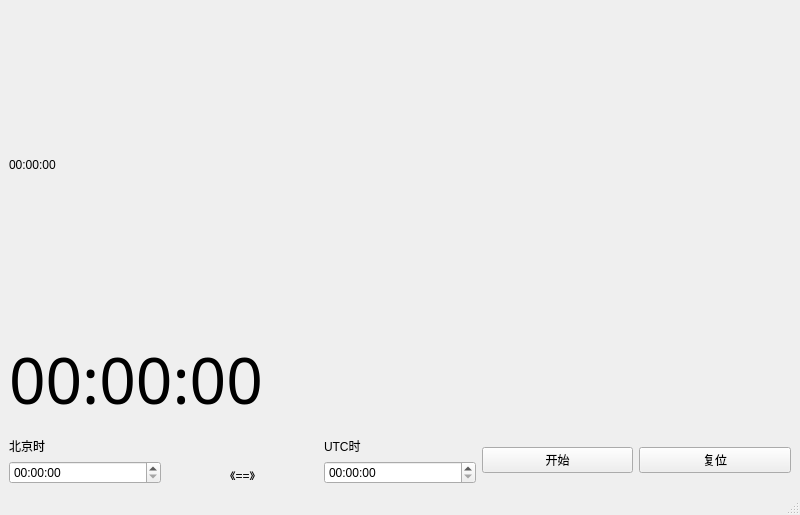
<?xml version="1.0" encoding="UTF-8"?>
<ui version="4.0">
 <class>MainWindow</class>
 <widget class="QMainWindow" name="MainWindow">
  <property name="windowModality">
   <enum>Qt::NonModal</enum>
  </property>
  <property name="geometry">
   <rect>
    <x>0</x>
    <y>0</y>
    <width>800</width>
    <height>515</height>
   </rect>
  </property>
  <property name="windowTitle">
   <string>10分钟计时器</string>
  </property>
  <property name="windowIcon">
   <iconset resource="CountDown.qrc">
    <normaloff>:/icon/resource/Timer.png</normaloff>:/icon/resource/Timer.png</iconset>
  </property>
  <widget class="QWidget" name="centralwidget">
   <layout class="QVBoxLayout" name="verticalLayout_4">
    <item>
     <layout class="QVBoxLayout" name="verticalLayout_3" stretch="3,1,1">
      <item>
       <widget class="QLabel" name="CountDown_label">
        <property name="text">
         <string>00:00:00</string>
        </property>
       </widget>
      </item>
      <item>
       <widget class="QLabel" name="systemTime_label">
        <property name="font">
         <font>
          <family>仿宋</family>
          <pointsize>48</pointsize>
          <weight>50</weight>
          <bold>false</bold>
         </font>
        </property>
        <property name="text">
         <string>00:00:00</string>
        </property>
       </widget>
      </item>
      <item>
       <layout class="QHBoxLayout" name="horizontalLayout">
        <item>
         <layout class="QVBoxLayout" name="verticalLayout">
          <item>
           <widget class="QLabel" name="label_2">
            <property name="text">
             <string>北京时</string>
            </property>
           </widget>
          </item>
          <item>
           <widget class="QTimeEdit" name="BeiJing_timeEdit">
            <property name="currentSection">
             <enum>QDateTimeEdit::HourSection</enum>
            </property>
            <property name="displayFormat">
             <string>HH:mm:ss</string>
            </property>
           </widget>
          </item>
         </layout>
        </item>
        <item>
         <widget class="QLabel" name="label_4">
          <property name="text">
           <string>《==》</string>
          </property>
          <property name="alignment">
           <set>Qt::AlignBottom|Qt::AlignHCenter</set>
          </property>
         </widget>
        </item>
        <item>
         <layout class="QVBoxLayout" name="verticalLayout_2">
          <item>
           <widget class="QLabel" name="label_3">
            <property name="text">
             <string>UTC时</string>
            </property>
           </widget>
          </item>
          <item>
           <widget class="QTimeEdit" name="UTC_timeEdit">
            <property name="displayFormat">
             <string>HH:mm:ss</string>
            </property>
           </widget>
          </item>
         </layout>
        </item>
        <item>
         <widget class="QPushButton" name="Start_pushButton">
          <property name="text">
           <string>开始</string>
          </property>
         </widget>
        </item>
        <item>
         <widget class="QPushButton" name="Reset_pushButton">
          <property name="text">
           <string>复位</string>
          </property>
         </widget>
        </item>
       </layout>
      </item>
     </layout>
    </item>
   </layout>
  </widget>
  <widget class="QMenuBar" name="menubar">
   <property name="geometry">
    <rect>
     <x>0</x>
     <y>0</y>
     <width>800</width>
     <height>26</height>
    </rect>
   </property>
  </widget>
  <widget class="QStatusBar" name="statusbar"/>
 </widget>
 <resources>
  <include location="CountDown.qrc"/>
 </resources>
 <connections/>
</ui>
